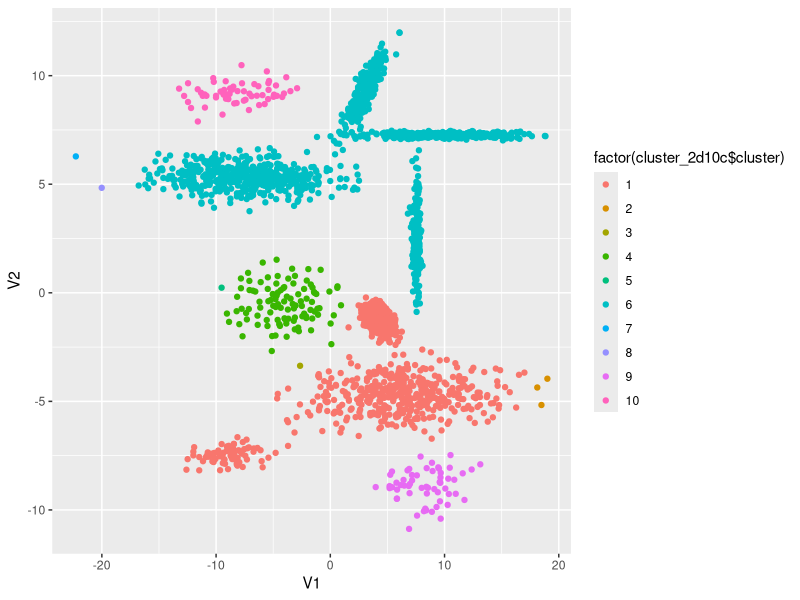
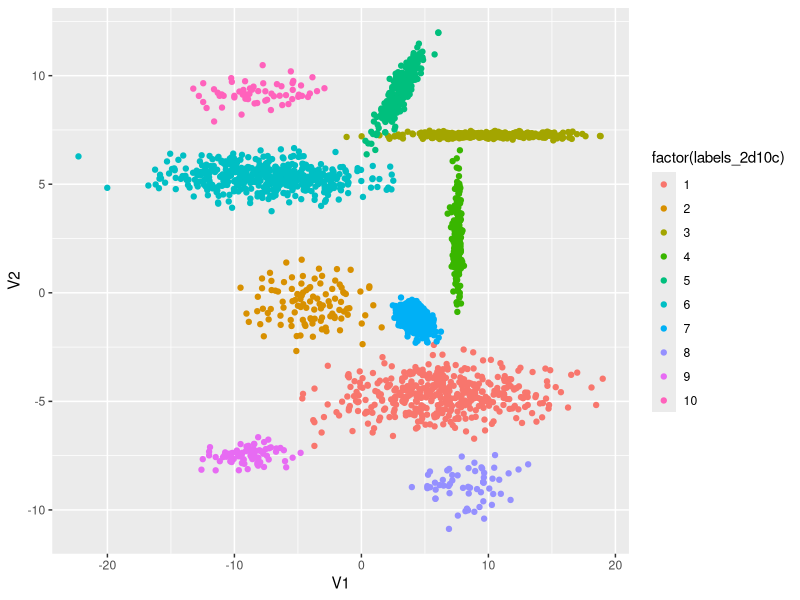
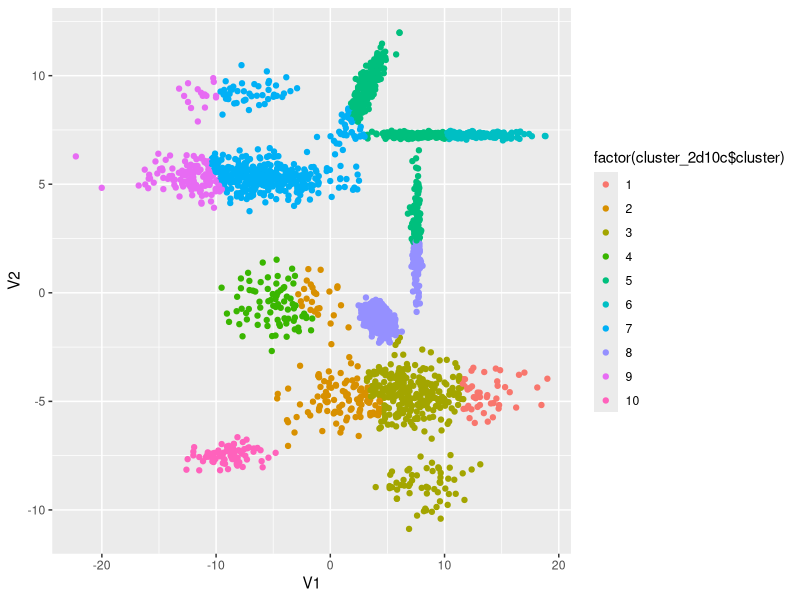
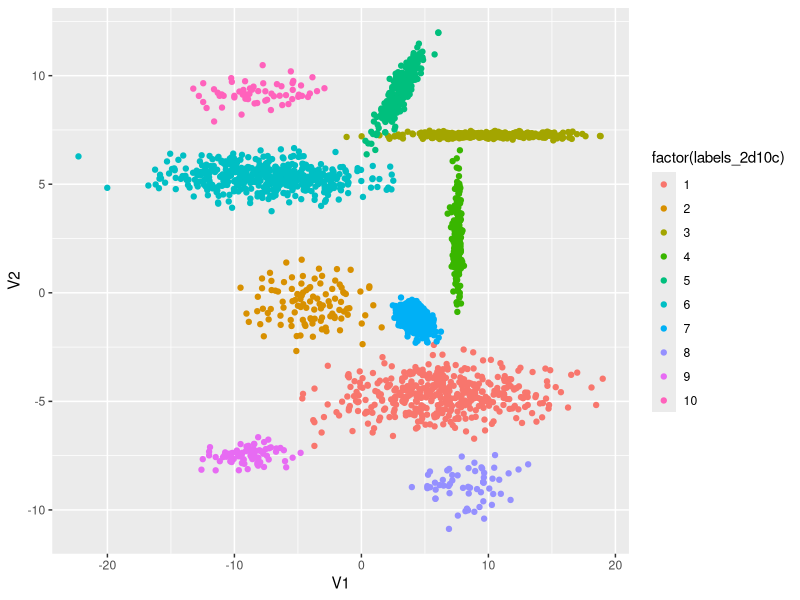
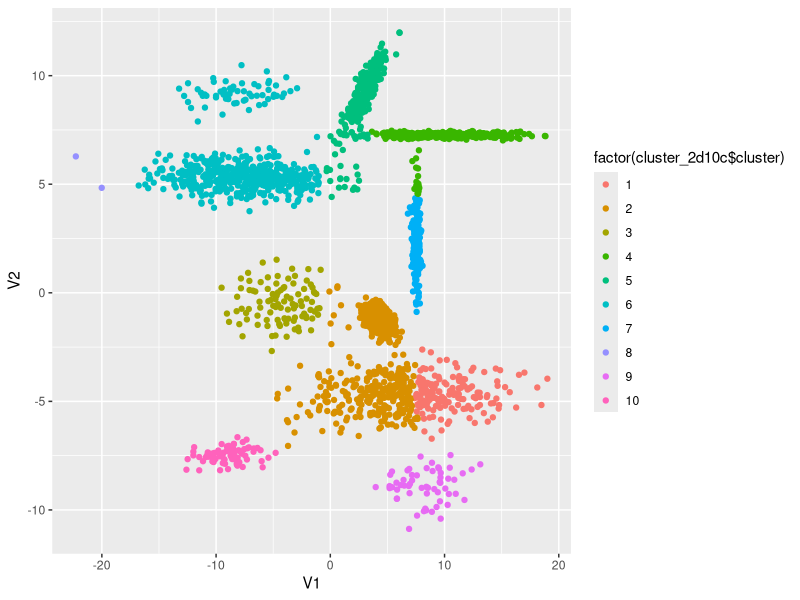
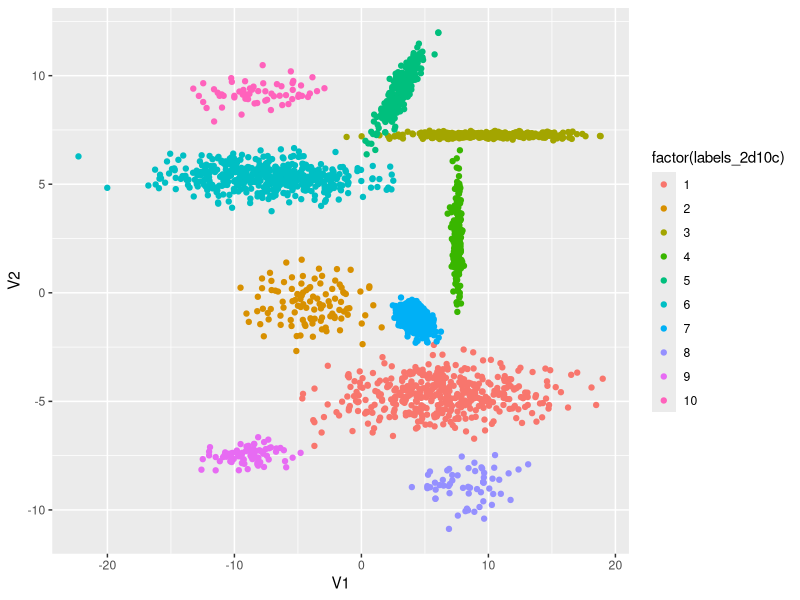
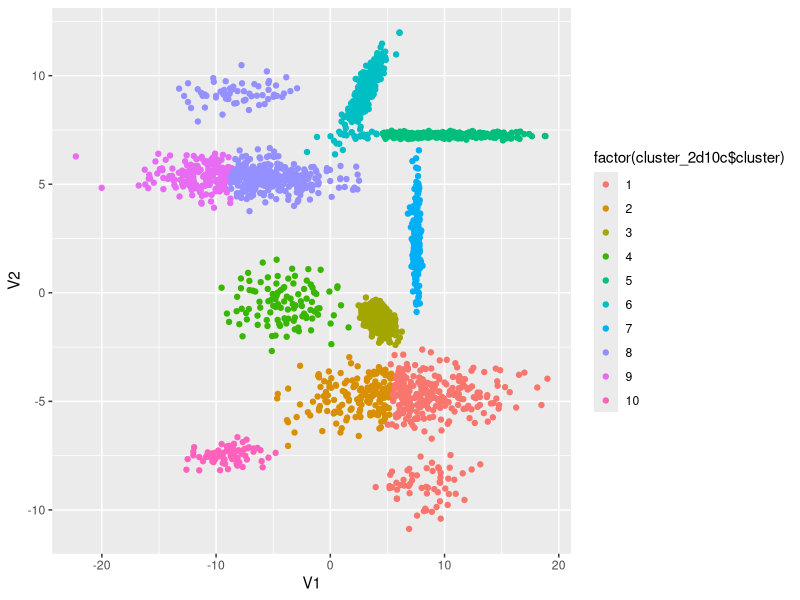
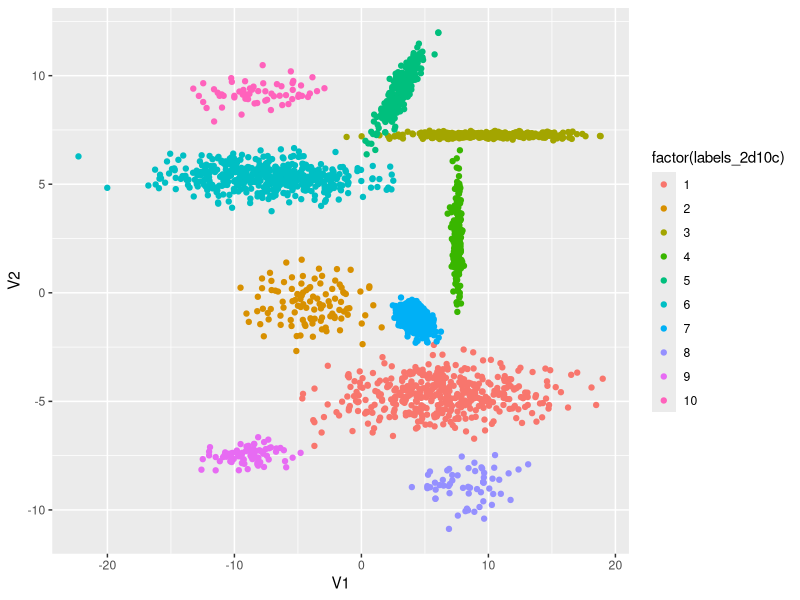

These figures' R source, in order:
## ---- chunk 1
# De incarcat toate dataseturile
dataset_2d10c = as.data.frame(read.table('datasets/2d-10c.dat', header=F))
labels_2d10c = as.array(dataset_2d10c$V3)+1
dataset_2d10c$V3 = NULL
dataset_2d10c_scaled = as.data.frame(scale(dataset_2d10c))
## ---- chunk 2
# De facut pentru toate metodele
dist_mat = dist(dataset_2d10c_scaled, method = 'euclidean')
hclust_avg = hclust(dist_mat, method = 'single')
cut_avg = cutree(hclust_avg, k = 10)

suppressPackageStartupMessages(library(dplyr))
cluster_2d10c = mutate(dataset_2d10c, cluster = cut_avg)

suppressPackageStartupMessages(library(ggplot2))
ggplot(dataset_2d10c, aes(x=V1, y=V2, color = factor(cluster_2d10c$cluster))) + geom_point()
ggplot(dataset_2d10c, aes(x=V1, y=V2, color = factor(labels_2d10c))) + geom_point()

## ---- chunk 3
# De facut pentru toate metodele
dist_mat = dist(dataset_2d10c_scaled, method = 'euclidean')
hclust_avg = hclust(dist_mat, method = 'complete')
cut_avg = cutree(hclust_avg, k = 10)

suppressPackageStartupMessages(library(dplyr))
cluster_2d10c = mutate(dataset_2d10c, cluster = cut_avg)

suppressPackageStartupMessages(library(ggplot2))
ggplot(dataset_2d10c, aes(x=V1, y=V2, color = factor(cluster_2d10c$cluster))) + geom_point()
ggplot(dataset_2d10c, aes(x=V1, y=V2, color = factor(labels_2d10c))) + geom_point()

## ---- chunk 4
# De facut pentru toate metodele
dist_mat = dist(dataset_2d10c_scaled, method = 'euclidean')
hclust_avg = hclust(dist_mat, method = 'average')
cut_avg = cutree(hclust_avg, k = 10)

suppressPackageStartupMessages(library(dplyr))
cluster_2d10c = mutate(dataset_2d10c, cluster = cut_avg)

suppressPackageStartupMessages(library(ggplot2))
ggplot(dataset_2d10c, aes(x=V1, y=V2, color = factor(cluster_2d10c$cluster))) + geom_point()
ggplot(dataset_2d10c, aes(x=V1, y=V2, color = factor(labels_2d10c))) + geom_point()

## ---- chunk 5
# De facut pentru toate metodele
dist_mat = dist(dataset_2d10c_scaled, method = 'euclidean')
hclust_avg = hclust(dist_mat, method = 'ward.D')
cut_avg = cutree(hclust_avg, k = 10)

suppressPackageStartupMessages(library(dplyr))
cluster_2d10c = mutate(dataset_2d10c, cluster = cut_avg)

suppressPackageStartupMessages(library(ggplot2))
ggplot(dataset_2d10c, aes(x=V1, y=V2, color = factor(cluster_2d10c$cluster))) + geom_point()
ggplot(dataset_2d10c, aes(x=V1, y=V2, color = factor(labels_2d10c))) + geom_point()

## ---- chunk 6
set.seed(20)
# Uncomment above for consistent starting point
kmeans_clusters = kmeans(dataset_2d10c_scaled, 10)
kcl_2d10c = as.factor(kmeans_clusters$cluster)
ggplot(dataset_2d10c, aes(x=V1, y=V2, color = factor(kcl_2d10c))) + geom_point()

## ---- chunk 7
install.packages("dbscan")
suppressPackageStartupMessages(library(dbscan))
dbscan_cluster = dbscan(dataset_2d10c, eps=0.7, minPts=11)
dcl_2d10c = dbscan_cluster$cluster
ggplot(dataset_2d10c, aes(x=V1, y=V2, color = factor(dcl_2d10c))) + geom_point()
